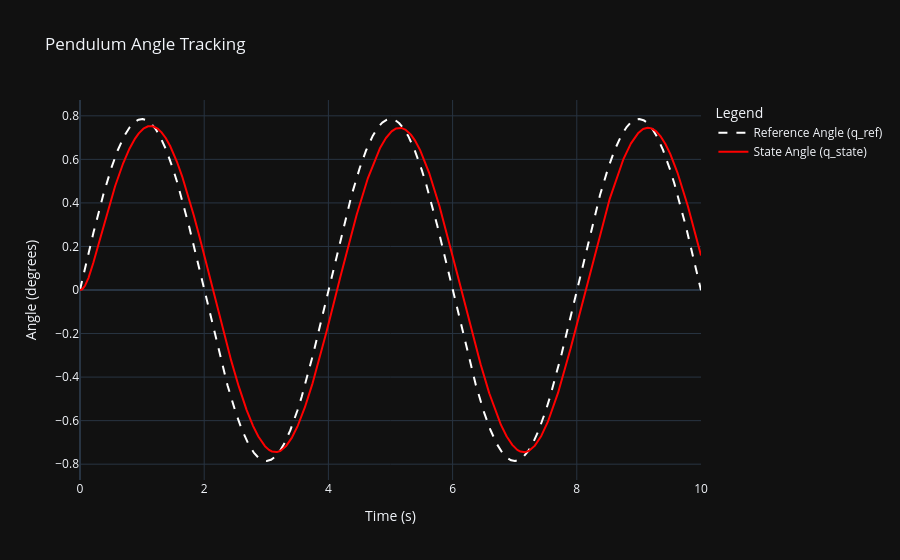

The notebook cell saved with this chart:
### Markdown cell above
**8. Plotting the Results**

### Code cell
# Create a simple plotly figure for the q_ref and q_state over time
import plotly.graph_objects as go
fig = go.Figure()
fig.add_trace(go.Scatter(x=ts, y=q_ref_log, mode='lines',
                            name='Reference Angle (q_ref)', line=dict(color='white', dash='dash')))
fig.add_trace(go.Scatter(x=ts, y=q_state_log, mode='lines',
                            name='State Angle (q_state)', line=dict(color='red')))
fig.update_layout(title='Pendulum Angle Tracking',
                  xaxis_title='Time (s)',
                  yaxis_title='Angle (degrees)',
                  legend_title='Legend',
                  template='plotly_dark')
fig.show()

### Figure 1 — Plotly figure (JSON) as saved in the notebook; plotly's stock layout.template omitted (floating-point values rounded to 4 significant figures; data arrays with more than 128 entries replaced by an {"elided": "..."} marker saying what was removed)
{"data": [{"line": {"color": "white", "dash": "dash"}, "mode": "lines", "name": "Reference Angle (q_ref)", "type": "scatter", "x": {"elided": "10001 float values"}, "y": {"elided": "10001 float values"}}, {"line": {"color": "red"}, "mode": "lines", "name": "State Angle (q_state)", "type": "scatter", "x": {"elided": "10001 float values"}, "y": {"elided": "10001 float values"}}], "layout": {"legend": {"title": {"text": "Legend"}}, "title": {"text": "Pendulum Angle Tracking"}, "xaxis": {"title": {"text": "Time (s)"}}, "yaxis": {"title": {"text": "Angle (degrees)"}}}}
